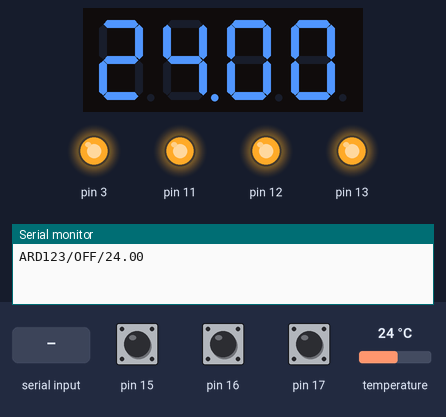
This sketch was run on a simulated Arduino Uno, built with avr-gcc and run on an emulated ATmega328P. Shown: 4-digit seven-segment display, output pins drawn as LEDs (lit = HIGH), the last lines printed to the serial monitor. The test bench sets the inputs (shaded band); at power-on: temperature 24 °C, pin 15 HIGH, pin 16 HIGH, pin 17 HIGH. Pins used as bus, display or sensor lines are not drawn.

Above: at 1.2 s.
1.3 s: "90,45\n" received over Serial
At 2.7 s:
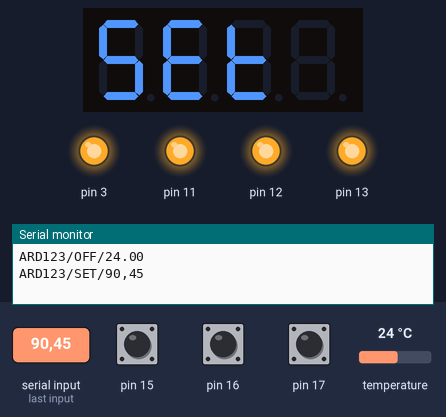
3.0 s: temperature set to 12 °C
At 3.7 s:
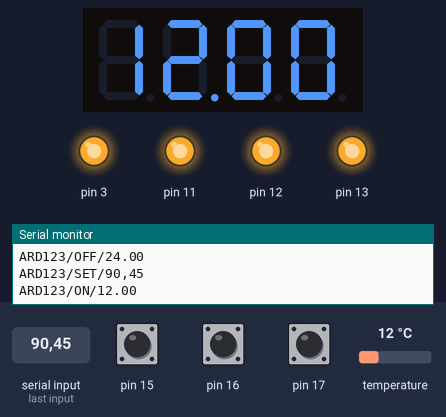
4.5 s: temperature set to 19 °C
At 5.8 s:
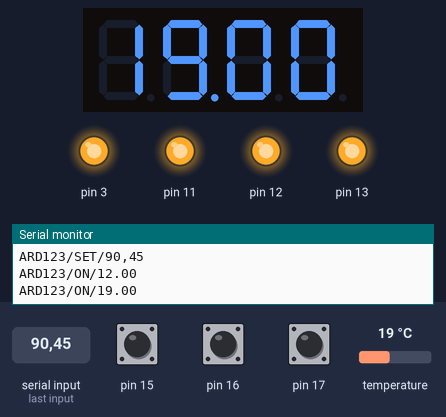
6.1 s: temperature set to 28 °C
At 7.0 s:
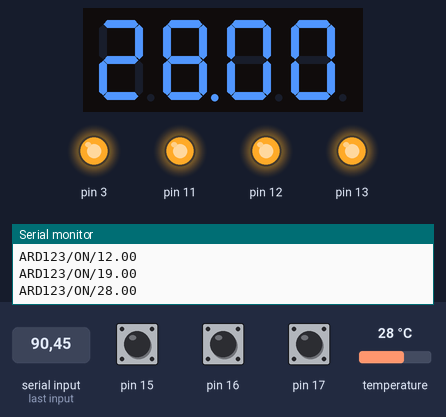
7.6 s: "8\n" received over Serial
At 8.0 s:
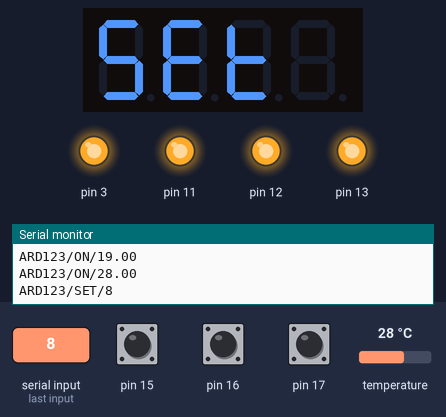
Timing chart, 0 to 10.6 s (numbered marks = the images above; inputs shaded):
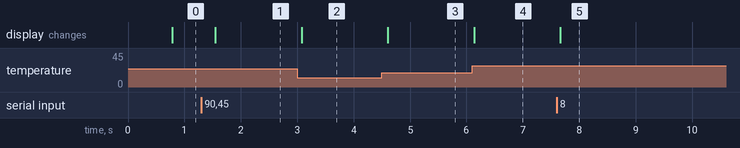

The sketch:

finalTemperature.ino
```cpp
// Include the libraries we need
#include <OneWire.h>
#include <DallasTemperature.h>
#include <MultiFuncShield.h>
#include <TimerOne.h>
#define CMDBUFFER_SIZE 32

// Data wire is plugged into port A4 on the Arduino
#define ONE_WIRE_BUS A4

// Setup a oneWire instance to communicate with any OneWire devices (not just Maxim/Dallas temperature ICs)
OneWire oneWire(ONE_WIRE_BUS);

// Pass our oneWire reference to Dallas Temperature.
DallasTemperature sensors(&oneWire);

//int power = 1;
int lamp = 1;
const int powerPin = 10; // pin the LED is connected to
int blinkRate=0;     // blink rate stored in this variable
String a;
float previous = 0;
float measure = 0;
float target = 0;
String power;
String id = "ARD123";
String sep = "/";

/*
 * The setup function. We only start the sensors here
 */
void setup(void)
{
  Timer1.initialize();
  MFS.initialize(&Timer1);    // initialize multi-function shield library
  Serial.begin(9600);
  pinMode(powerPin, OUTPUT); // set this pin as output
  sensors.begin();
  MFS.write("OFF");

}
/*
 * Main function, get and show the temperature
 */
void loop() {
    measure = getMeasure();
    if(measure < target){
        digitalWrite(powerPin,LOW);
        power = "ON";
      }
      else{
        digitalWrite(powerPin,HIGH);
        power = "OFF";
      }
    if (previous != measure){
//      Serial.println(measure, 1);
      Serial.println(id + sep + power+ sep + measure);
      MFS.write(measure, 2);
      previous = measure;
    }
}

void serialEvent()
{
 static char cmdBuffer[CMDBUFFER_SIZE] = "";
 char c;
 while(Serial.available())
 {
   c = processCharInput(cmdBuffer, Serial.read());
//   Serial.print(c);
   if (c == '\n')
   {
//      Serial.println();
     //Full command received. Do your stuff here!

      if (atof(cmdBuffer)){
        Serial.println(id + sep + "SET"+ sep + cmdBuffer);
        target = atof(cmdBuffer);
        MFS.write("SET");
      }

//     }
     if (strcmp("ON", cmdBuffer) == 0)
     {
        MFS.write("ON");
        digitalWrite(powerPin,LOW);
     }
     if (strcmp("OFF", cmdBuffer) == 0)
     {
        MFS.write("OFF");
        digitalWrite(powerPin,HIGH);
     }
     cmdBuffer[0] = 0;
   }
 }
 delay(1);
}

char processCharInput(char* cmdBuffer, const char c)
{
 //Store the character in the input buffer
 if (c >= 32 && c <= 126) //Ignore control characters and special ascii characters
 {
   if (strlen(cmdBuffer) < CMDBUFFER_SIZE)
   {
     strncat(cmdBuffer, &c, 1);   //Add it to the buffer
   }
   else
   {
     return '\n';
   }
 }
 else if ((c == 8 || c == 127) && cmdBuffer[0] != 0) //Backspace
 {

   cmdBuffer[strlen(cmdBuffer)-1] = 0;
 }

 return c;
}

float getMeasure(){
  sensors.requestTemperatures(); // Send the command to get temperatures
  float measure = sensors.getTempCByIndex(0);
  measure = measure*10.0f;
  measure = (measure > (floor(measure)+0.5f)) ? ceil(measure) : floor(measure);
  measure = measure/10.0f;
  return measure;
}
```

Measured:
- after the input at 1.3 s, the display: changes after 0.25 s (image 1)
- after the input at 3.0 s, the display: changes after 0.08 s (image 2)
- after the input at 4.5 s, the display: changes after 0.11 s (image 3)
- after the input at 6.1 s, the display: changes at once (image 4)
- after the input at 7.6 s, the display: changes after 0.06 s (image 5)
